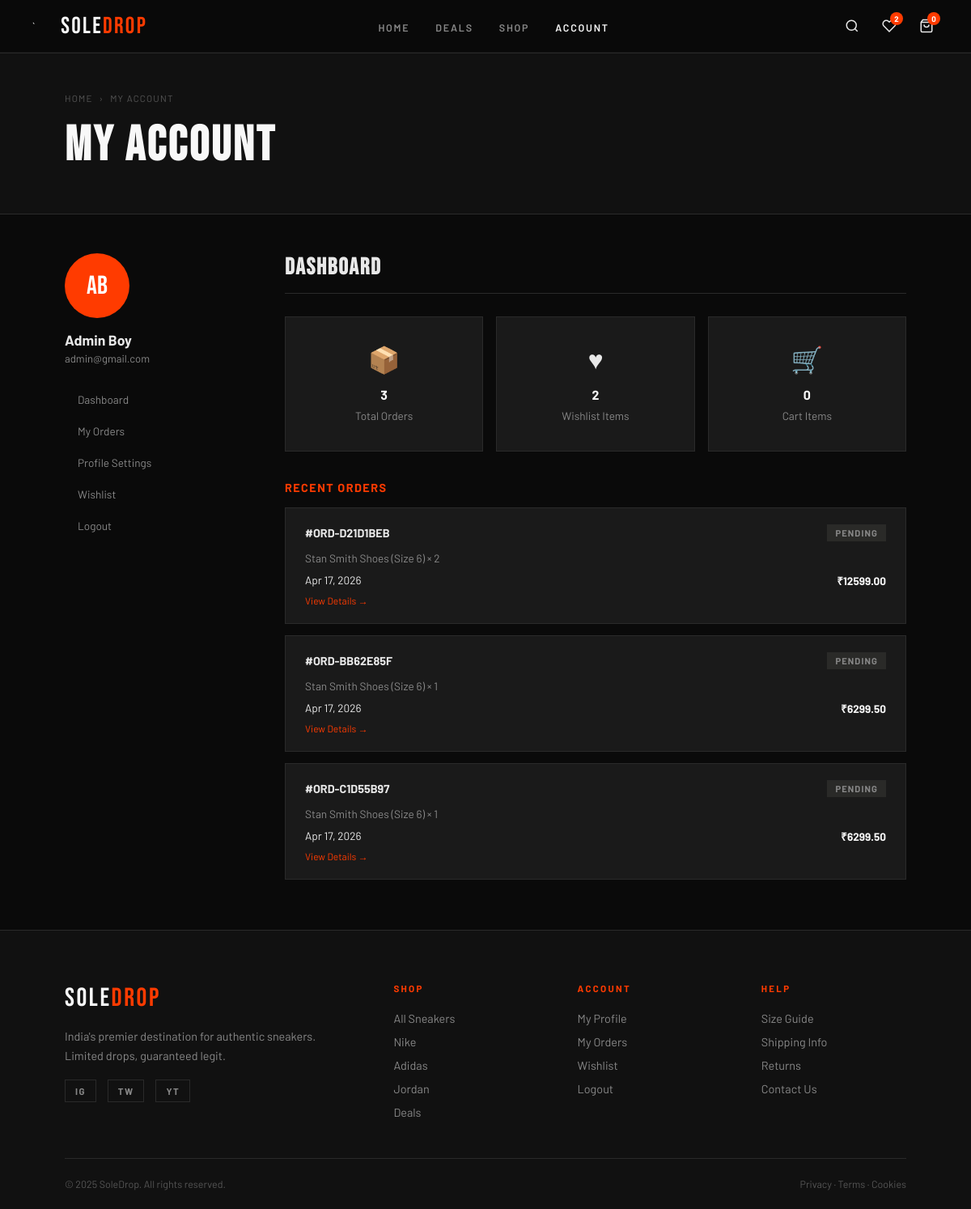
/profile/ (signed in), run on an earlier commit of the app's database.
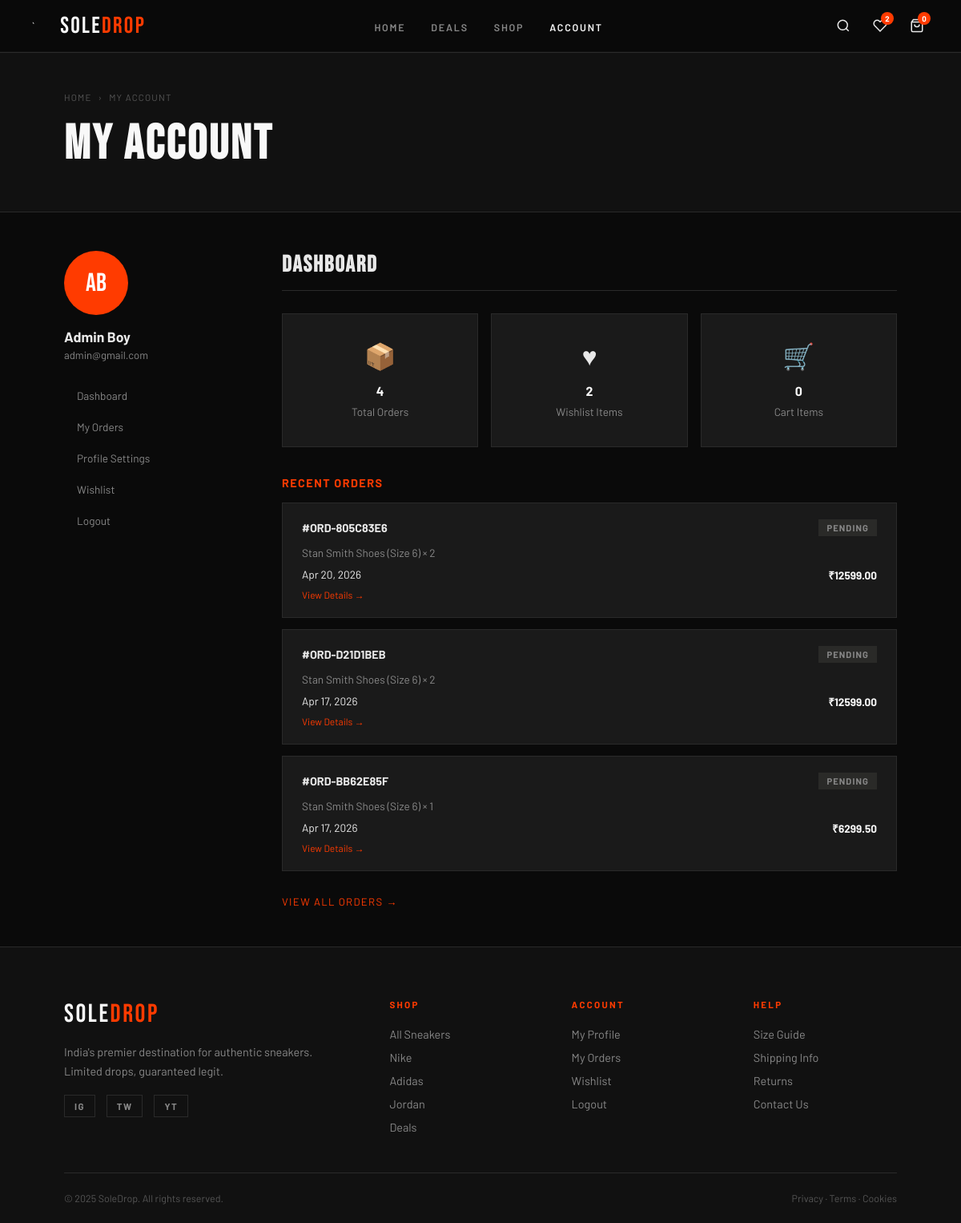
And on a later commit of the database.
### orders/models.py (models this page shows, shortened)
class Order(models.Model):
    class Status(models.TextChoices):
        PENDING = 'pending','Pending'
        SHIPPED = 'shipped','Shipped'
        CANCELLED = 'cancelled','Cancelled'
        CONFIRMED = 'confirmed','Confirmed'
        DELIVERED = 'delivered','Delivered'
    class PaymentMethod(models.TextChoices):
        COD = 'COD','Cash on Delivery'
        ONLINE = 'ONLINE','Online Payment'
    id = models.UUIDField(primary_key=True,default=uuid.uuid4,editable=False)
    order_number = models.CharField(max_length=12,unique=True,editable=False,null=True)
    user = models.ForeignKey(settings.AUTH_USER_MODEL, on_delete=models.CASCADE)
    status = models.CharField(choices=Status.choices,default='pending',max_length=10)
    payment_method = models.CharField(max_length=10,choices=PaymentMethod.choices)
    total_amount = models.DecimalField(max_digits=10, decimal_places=2, default=0)
    name = models.CharField(max_length=80)
    email = models.EmailField()
    phone = models.CharField(max_length=12)
    address_line1 = models.TextField()
    address_line2 = models.TextField(blank=True)
    city = models.CharField(max_length=30)
    state = models.CharField(max_length=20)
    pincode = models.CharField(max_length=10)
    country = models.CharField(max_length=26)
    coupon_code = models.ForeignKey(Coupon,null=True,blank=True,on_delete=models.SET_NULL)
    created_at = models.DateTimeField(auto_now_add=True,db_index=True)

class OrderItem(models.Model):
    order = models.ForeignKey(Order, on_delete=models.CASCADE,related_name='items',null=True)
    variant = models.ForeignKey(Variant, on_delete=models.SET_NULL,related_name='order_items',null=True)
    quantity = models.PositiveIntegerField()
    price_at_purchase = models.DecimalField(decimal_places=2,max_digits=10)

### products/models.py (models this page shows, shortened)
class Variant(models.Model):
    product = models.ForeignKey(Product,on_delete=models.CASCADE,related_name='available_variants')
    size = models.ForeignKey(ProductSize,on_delete=models.CASCADE,related_name='variant')
    stock = models.PositiveIntegerField(default=0)
    class Meta:
        unique_together = ('product', 'size')
        ordering = ['product', 'size']

class Product(models.Model):
    def generate_slug(self):
        return f'{self.category.name.lower()}-{self.name.lower()}'.replace(' ', '-')
    BADGE_CHOICES = [
    ('',     'None'),
    ('new',  'New'),
    ('sale', 'Sale'),
    ('hot',  'Hot'),
]
    name = models.CharField(max_length=255)
    slug = AutoSlugField(populate_from=generate_slug, unique=True)
    description = models.TextField()
    category = models.ForeignKey(Category, on_delete=models.SET_NULL, related_name='products', null=True)
    image = models.ImageField(upload_to='product_images/', blank=True, null=True)
    stock = models.PositiveIntegerField(default=0)
    old_price = models.DecimalField(max_digits=10, decimal_places=2)
    new_price = models.DecimalField(max_digits=10, decimal_places=2)
    badge = models.CharField(max_length=20, choices=BADGE_CHOICES, default='',blank=True)
    created_at = models.DateTimeField(auto_now_add=True)
    updated_at = models.DateTimeField(auto_now=True)
    is_active = models.BooleanField(default=True)
    is_featured = models.BooleanField(default=False)
    class Meta:
        ordering = ['-created_at']

class ProductSize(models.Model):
    class Sizes(models.TextChoices):
        six = '6', '6'
        six_half = '6.5', '6.5'
        seven = '7', '7'
        seven_half = '7.5', '7.5'
        eight = '8', '8'
        eight_half = '8.5', '8.5'
        nine = '9', '9'
    product = models.ForeignKey(Product, on_delete=models.SET_NULL, related_name='available_sizes',null=True)
    value = models.CharField(max_length=20, choices=Sizes.choices)
    class Meta:
        ordering = ['value']
        unique_together = ('product', 'value')

### accounts/views.py (the view)
# urls.py: path('profile/', views.profile, name='profile'),
@login_required
def profile(request):
    order_count = Order.objects.filter(user=request.user).count()
    wishlist_count = request.user.wishlist.count() if request.user.is_authenticated else 0
    recent_orders = Order.objects.filter(user=request.user).order_by('-created_at')[:3]
    context = {
        'order_count': order_count,
        'wishlist_count':wishlist_count,
        'recent_orders':recent_orders
    }
    return render(request, 'profile.html',context)

### context_processors.py (called while the page is built)
def cart_data(request):
    cart = Cart.objects.filter(user=request.user.id).first() if request.user.is_authenticated else None
    if cart:
        cart_count = cart.items.count()
        cart_items = cart.items.all()
        cart_total = cart.total_price
    else:
        cart_count = 0
        cart_items = []
        cart_total = 0
    return {
        'cart_count': cart_count,
        'cart_items':cart_items,
        'cart_total': cart_total,
    }

### templates/profile.html (shortened to what this page needs)
{% extends "base.html" %}
{% load static %}
{% block content %}
<div class="page-hero">
  <div class="breadcrumb">
    <a href="{% url 'products:home' %}">Home</a><span>›</span>
    <span>My Account</span>
  </div>
  <h1 class="page-hero-title">My Account</h1>
</div>
<div class="profile-layout">
  <aside>
    <div class="profile-avatar">{{ user.first_name.0|upper }}{{ user.last_name.0|upper }}</div>
    <p class="profile-name">{{ user.get_full_name|default:user.username }}</p>
    <p class="profile-email">{{ user.email }}</p>
    <ul class="profile-nav">
      <li><a href="{% url 'accounts:profile' %}" {% if active_tab == 'dashboard' %}class="active"{% endif %}>Dashboard</a></li>
      <li><a href="{% url 'orders:order_list' %}" {% if active_tab == 'orders' %}class="active"{% endif %}>My Orders</a></li>
      <li><a href="{% url 'accounts:profile_edit' %}" {% if active_tab == 'settings' %}class="active"{% endif %}>Profile Settings</a></li>
      <li><a href="{% url 'accounts:wishlist' %}" {% if active_tab == 'wishlist' %}class="active"{% endif %}>Wishlist</a></li>
      <li>
        <form action="{% url 'accounts:logout' %}" method="POST" style="display:inline">
          <button type="submit">Logout</button>
        </form>
      </li>
    </ul>
  </aside>
  <div>
    <div class="profile-section active">
      <h2>Dashboard</h2>
      <div style="display:grid;grid-template-columns:repeat(3,1fr);gap:16px;margin-bottom:36px">
        <div class="feature-card" style="text-align:center">
          <div class="feature-icon">📦</div>
          <h3>{{ order_count }}</h3>
          <p>Total Orders</p>
        </div>
        <div class="feature-card" style="text-align:center">
          <div class="feature-icon">♥</div>
          <h3>{{ wishlist_count }}</h3>
          <p>Wishlist Items</p>
        </div>
        <div class="feature-card" style="text-align:center">
          <div class="feature-icon">🛒</div>
          <h3>{{ cart_count }}</h3>
          <p>Cart Items</p>
        </div>
      </div>
      <h3 style="font-size:.9rem;letter-spacing:.1em;text-transform:uppercase;color:var(--accent);margin-bottom:16px">Recent Orders</h3>
      {% for order in recent_orders %}
        <div class="order-card">
          <div class="order-head">
            <span class="order-id">#{{ order.order_number }}</span>
            <span class="order-status status-{{ order.status }}">{{ order.get_status_display }}</span>
          </div>
          <p class="order-items">
            {% for item in order.items.all|slice:":2" %}
              {{ item.variant.product.name }} (Size {{ item.variant.size.value }}) × {{ item.quantity }}{% if not forloop.last %}, {% endif %}
            {% endfor %}
          </p>
          <div class="order-footer">
            <span>{{ order.created_at|date:"M j, Y" }}</span>
            <span class="order-total">₹{{ order.total_amount }}</span>
          </div>
          <a href="{% url 'orders:order_detail' order.id %}" style="font-size:.75rem;color:var(--accent);display:inline-block;margin-top:8px">View Details →</a>
        </div>
      {% empty %}
        <div style="padding:40px;text-align:center;background:var(--dark);color:var(--light)">
          <p>No orders yet.</p>
          <a href="{% url 'products:product_list' %}" class="btn-primary" style="margin-top:16px;display:inline-block">Start Shopping</a>
        </div>
      {% endfor %}
      {% if order_count > 3 %}
        <a href="{% url 'orders:order_list' %}" style="display:inline-block;margin-top:16px;color:var(--accent);font-size:.82rem;letter-spacing:.1em;text-transform:uppercase">View All Orders →</a>
      {% endif %}
    </div>
  </div>
</div>
{% endblock %}

What changed in the data, as far as the page shows it:
no longer on this page (row unchanged): Order: order_number "ORD-C1D55B97", status "PENDING", created_at "Apr 17, 2026", total_amount "6299.50"
no longer on this page (row unchanged): OrderItem: variant.product.name "Stan Smith Shoes", variant.size.value "6", quantity "1", shown under "ORD-C1D55B97"
added Order: order_number "ORD-805C83E6", status "PENDING", created_at "Apr 20, 2026", total_amount "12599.00"
added OrderItem: variant.product.name "Stan Smith Shoes", variant.size.value "6", quantity "2", shown under "ORD-805C83E6"
Also different on the page:
{{ order_count }}: "3" → "4"
text now shown: "VIEW ALL ORDERS →"
